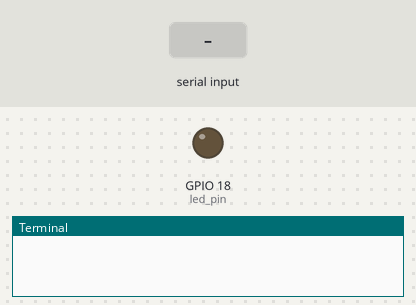
Recording of a program running on a simulated Raspberry Pi (BCM pin numbers). On the bench: output pins drawn as LEDs (lit = HIGH), the last lines printed to the terminal. Inputs (shaded band) come from the test bench.

Above: at 1.2 s.
1.3 s: "5" typed at the terminal, then Enter
At 1.6 s:
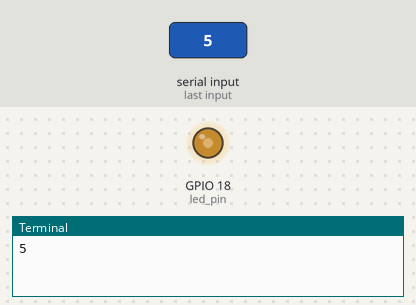
2.8 s: "T" typed at the terminal, then Enter
At 4.0 s:
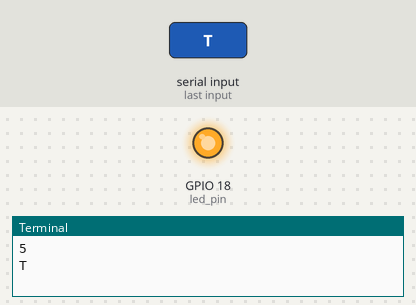
Timing chart, 0 to 5.8 s (numbered marks = the images above; inputs shaded):
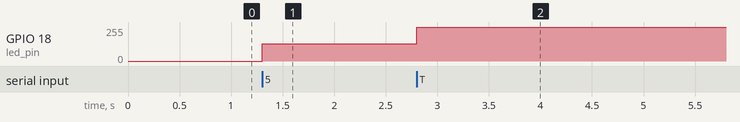

Measured:
- after the input at 1.3 s, GPIO 18 (led_pin): 0/255 → 128/255 at once
- after the input at 2.8 s, GPIO 18 (led_pin): 128/255 → 255/255 at once

The program:

test2.py
```python
# 문제 풀이2

# 라즈베리 파이 보드 GPIO 18번 핀으로 제어하는 LED 회로 구성

# 숫자 0 누르면 LED 밝기 0
# 숫자 5 누르면 LED 밝기 50%
# T 누르면 100%로 조절하기

# PWM활용
# Pwm.ChangeDutyCycle()

import RPi.GPIO as GPIO

led_pin = 18

GPIO.setmode(GPIO.BCM)
GPIO.setup(led_pin, GPIO.OUT)

pwm = GPIO.PWM(led_pin, 1000.0)
pwm.start(0.0)

try:
    while True:
        userInput = input()
        if userInput == '0':
          pwm.ChangeDutyCycle(0)
        elif userInput == '5':
          pwm.ChangeDutyCycle(50)
        elif userInput == 'T':
          pwm.ChangeDutyCycle(100)
except KeyboardInterrupt:
    pass

pwm.stop()
GPIO.cleanup()
```
